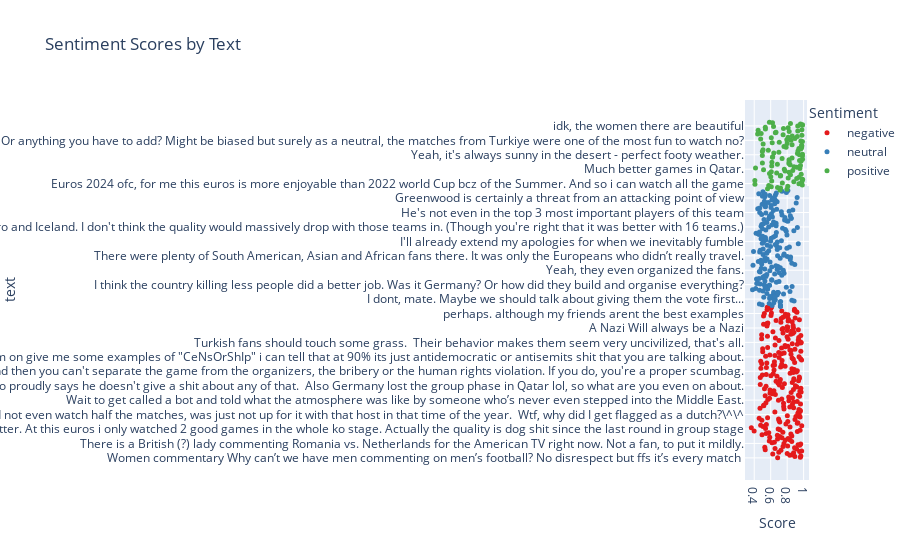
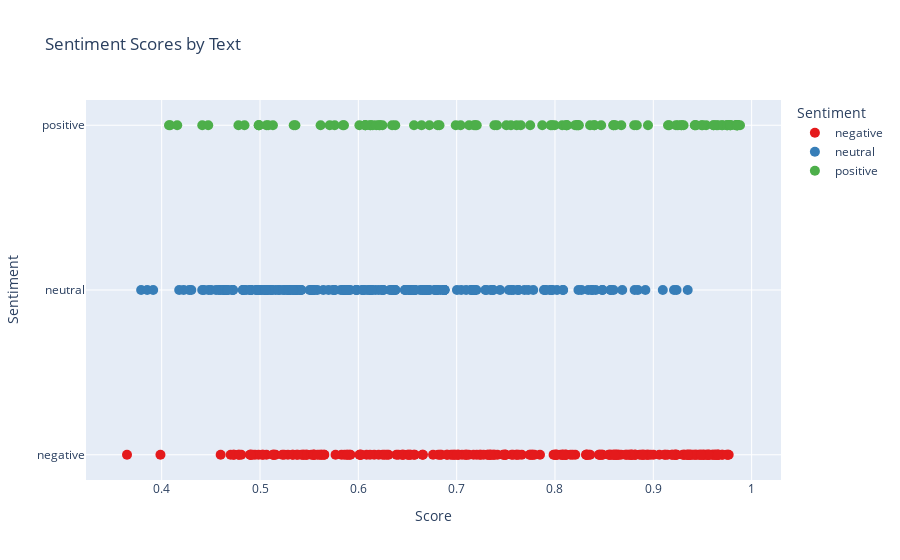

The notebook cell saved with these charts, in order:
### Markdown cell above
Scatter Plot

### Code cell
fig_scatter = px.scatter(df, x='sentiment_score', y='text', color='sentiment_label',
                         title='Sentiment Scores by Text',
                         labels={'sentiment_score': 'Score', 'sentiment_label': 'Sentiment'},
                         hover_data=['text'],
                         color_discrete_sequence=px.colors.qualitative.Set1)
fig_scatter.update_traces(marker=dict(size=5), selector=dict(mode='markers'))
fig_scatter.show()

# Diagrama de dispersión para visualizar los scores de los sentimientos
fig_scatter = px.scatter(df, x='sentiment_score', y='sentiment_label', color='sentiment_label',
                         title='Sentiment Scores by Text',
                         labels={'sentiment_score': 'Score', 'sentiment_label': 'Sentiment'},
                         hover_data=['text'],
                         color_discrete_sequence=px.colors.qualitative.Set1)
fig_scatter.update_traces(marker=dict(size=10), selector=dict(mode='markers'))
fig_scatter.update_layout(yaxis={'categoryorder':'total descending'})
fig_scatter.show()
